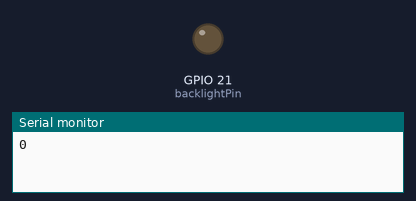
Bench run of a sketch on a simulated ESP32. On the bench: output pins drawn as LEDs (lit = HIGH), the last lines printed to the serial monitor.

Above: at 0.05 s.
At 1.05 s:
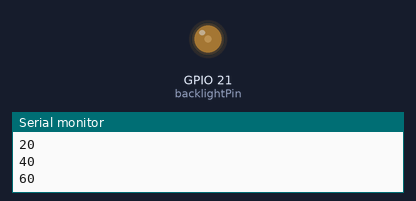
At 2.1 s:
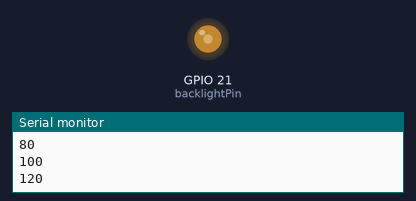
At 4.2 s:
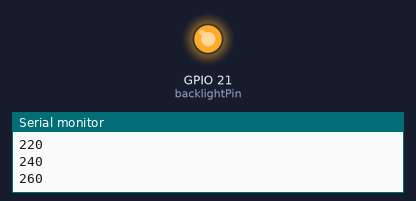
Timing chart, 0 to 5.5 s (numbered marks = the images above):
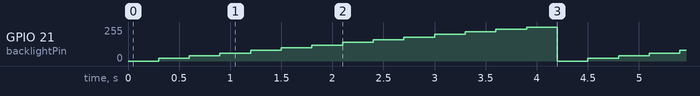

The sketch:

pwm.ino
```cpp
/********************************************/
/********************************************/
/********************************************/
const int backlightPin = 21;//Backlight Control

// PWM related parameter settings
int freq = 250;//2000
int channel = 0;
int resolution = 8;

/*******************************************/
void setup()
{
  Serial.begin(9600);
  ledcSetup(channel, freq, resolution);
  ledcAttachPin(backlightPin, channel);

}
/*******************************************/
void loop()
{
  //ledcWriteTone(channel, 250);//2000

  for (int dutyCycle = 0; dutyCycle <= 260; dutyCycle = dutyCycle + 20)
  {
    Serial.println(dutyCycle);
    ledcWrite(channel, dutyCycle);
    delay(300);
  }

  //ledcWrite(channel, 20);

  /*
  for(int i = 200;i <= 800;i++)   //频率循环从200到800
  {
    ledcWriteTone(channel,i);   //在pin17产生一个音调，它的频率是 i 变量
    delay(5);                   // 等待5毫秒
  }
  delay(4000);   //在最高频率上等待4秒
  for(int i = 800;i >= 200;i--)  //频率循环从800到200
  {
    ledcWriteTone(channel,i);  //在pin17产生一个音调，它的频率是 i 变量
    delay(10);  //等待10毫秒
  }
  */
}
```

Measured:
- by itself, GPIO 21 (backlightPin): repeats every 4.2 s: 40/255 0.30 s, 60/255 0.30 s, 80/255 0.30 s, 100/255 0.30 s, 120/255 0.30 s, 139/255 0.30 s, 159/255 0.30 s, 179/255 0.30 s, 199/255 0.30 s, 219/255 0.30 s, 239/255 0.30 s, 255/255 0.30 s, 0/255 0.30 s, 20/255 0.30 s
